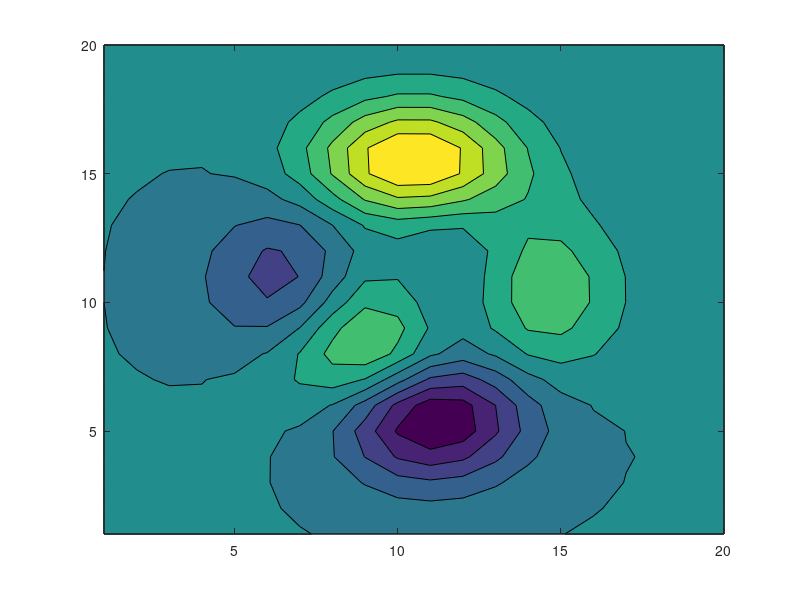

Here is the MATLAB script that generated this plot: (Note: this script raises an error after producing the figure.)
[~, hContour] = contourf(peaks(20), 10);
drawnow;  % this is important, to ensure that FacePrims is ready in the next line!
hFills = hContour.FacePrims;  % array of TriangleStrip objects
[hFills.ColorType] = deal('truecoloralpha');  % default = 'truecolor'
for idx = 1 : numel(hFills)
   hFills(idx).ColorData(4) = 150;   % default=255
end
